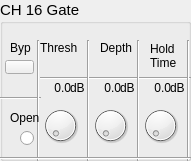
  <widget class="QGroupBox" name="groupBox_16">
   <property name="geometry">
    <rect>
     <x>750</x>
     <y>520</y>
     <width>191</width>
     <height>161</height>
    </rect>
   </property>
   <property name="font">
    <font>
     <pointsize>11</pointsize>
    </font>
   </property>
   <property name="title">
    <string>CH 16 Gate</string>
   </property>
   <widget class="QLabel" name="label_166">
    <property name="geometry">
     <rect>
      <x>10</x>
      <y>40</y>
      <width>21</width>
      <height>16</height>
     </rect>
    </property>
    <property name="font">
     <font>
      <pointsize>9</pointsize>
     </font>
    </property>
    <property name="text">
     <string>Byp</string>
    </property>
   </widget>
   <widget class="QLabel" name="label_167">
    <property name="geometry">
     <rect>
      <x>40</x>
      <y>40</y>
      <width>41</width>
      <height>16</height>
     </rect>
    </property>
    <property name="font">
     <font>
      <pointsize>9</pointsize>
     </font>
    </property>
    <property name="text">
     <string>Thresh</string>
    </property>
   </widget>
   <widget class="QLabel" name="label_168">
    <property name="geometry">
     <rect>
      <x>100</x>
      <y>40</y>
      <width>41</width>
      <height>16</height>
     </rect>
    </property>
    <property name="font">
     <font>
      <pointsize>9</pointsize>
     </font>
    </property>
    <property name="text">
     <string>Depth</string>
    </property>
   </widget>
   <widget class="QLabel" name="label_169">
    <property name="geometry">
     <rect>
      <x>150</x>
      <y>40</y>
      <width>31</width>
      <height>31</height>
     </rect>
    </property>
    <property name="font">
     <font>
      <pointsize>9</pointsize>
     </font>
    </property>
    <property name="text">
     <string>Hold
Time</string>
    </property>
   </widget>
   <widget class="Line" name="line_106">
    <property name="geometry">
     <rect>
      <x>40</x>
      <y>70</y>
      <width>151</width>
      <height>16</height>
     </rect>
    </property>
    <property name="orientation">
     <enum>Qt::Horizontal</enum>
    </property>
   </widget>
   <widget class="Line" name="line_107">
    <property name="geometry">
     <rect>
      <x>0</x>
      <y>90</y>
      <width>41</width>
      <height>16</height>
     </rect>
    </property>
    <property name="orientation">
     <enum>Qt::Horizontal</enum>
    </property>
   </widget>
   <widget class="Line" name="line_108">
    <property name="geometry">
     <rect>
      <x>30</x>
      <y>40</y>
      <width>16</width>
      <height>121</height>
     </rect>
    </property>
    <property name="orientation">
     <enum>Qt::Vertical</enum>
    </property>
   </widget>
   <widget class="Line" name="line_109">
    <property name="geometry">
     <rect>
      <x>80</x>
      <y>40</y>
      <width>16</width>
      <height>121</height>
     </rect>
    </property>
    <property name="orientation">
     <enum>Qt::Vertical</enum>
    </property>
   </widget>
   <widget class="Line" name="line_110">
    <property name="geometry">
     <rect>
      <x>130</x>
      <y>40</y>
      <width>16</width>
      <height>121</height>
     </rect>
    </property>
    <property name="orientation">
     <enum>Qt::Vertical</enum>
    </property>
   </widget>
   <widget class="Line" name="line_111">
    <property name="geometry">
     <rect>
      <x>180</x>
      <y>40</y>
      <width>16</width>
      <height>121</height>
     </rect>
    </property>
    <property name="orientation">
     <enum>Qt::Vertical</enum>
    </property>
   </widget>
   <widget class="OIDDial" name="dial_46">
    <property name="geometry">
     <rect>
      <x>40</x>
      <y>100</y>
      <width>41</width>
      <height>51</height>
     </rect>
    </property>
   </widget>
   <widget class="OIDDial" name="dial_47">
    <property name="geometry">
     <rect>
      <x>90</x>
      <y>100</y>
      <width>41</width>
      <height>51</height>
     </rect>
    </property>
   </widget>
   <widget class="OIDDial" name="dial_48">
    <property name="geometry">
     <rect>
      <x>140</x>
      <y>100</y>
      <width>41</width>
      <height>51</height>
     </rect>
    </property>
   </widget>
   <widget class="Line" name="line_112">
    <property name="geometry">
     <rect>
      <x>0</x>
      <y>150</y>
      <width>191</width>
      <height>16</height>
     </rect>
    </property>
    <property name="orientation">
     <enum>Qt::Horizontal</enum>
    </property>
   </widget>
   <widget class="QLabel" name="label_170">
    <property name="geometry">
     <rect>
      <x>70</x>
      <y>80</y>
      <width>16</width>
      <height>16</height>
     </rect>
    </property>
    <property name="font">
     <font>
      <pointsize>9</pointsize>
     </font>
    </property>
    <property name="text">
     <string>dB</string>
    </property>
   </widget>
   <widget class="QLabel" name="label_171">
    <property name="geometry">
     <rect>
      <x>120</x>
      <y>80</y>
      <width>16</width>
      <height>16</height>
     </rect>
    </property>
    <property name="font">
     <font>
      <pointsize>9</pointsize>
     </font>
    </property>
    <property name="text">
     <string>dB</string>
    </property>
   </widget>
   <widget class="QLabel" name="label_172">
    <property name="geometry">
     <rect>
      <x>170</x>
      <y>80</y>
      <width>16</width>
      <height>16</height>
     </rect>
    </property>
    <property name="font">
     <font>
      <pointsize>9</pointsize>
     </font>
    </property>
    <property name="text">
     <string>dB</string>
    </property>
   </widget>
   <widget class="QLabel" name="ls46">
    <property name="geometry">
     <rect>
      <x>40</x>
      <y>80</y>
      <width>31</width>
      <height>16</height>
     </rect>
    </property>
    <property name="font">
     <font>
      <pointsize>9</pointsize>
     </font>
    </property>
    <property name="text">
     <string>0.0</string>
    </property>
    <property name="alignment">
     <set>Qt::AlignRight|Qt::AlignTrailing|Qt::AlignVCenter</set>
    </property>
   </widget>
   <widget class="QLabel" name="ls47">
    <property name="geometry">
     <rect>
      <x>90</x>
      <y>80</y>
      <width>31</width>
      <height>16</height>
     </rect>
    </property>
    <property name="font">
     <font>
      <pointsize>9</pointsize>
     </font>
    </property>
    <property name="text">
     <string>0.0</string>
    </property>
    <property name="alignment">
     <set>Qt::AlignRight|Qt::AlignTrailing|Qt::AlignVCenter</set>
    </property>
   </widget>
   <widget class="QLabel" name="ls48">
    <property name="geometry">
     <rect>
      <x>140</x>
      <y>80</y>
      <width>31</width>
      <height>16</height>
     </rect>
    </property>
    <property name="font">
     <font>
      <pointsize>9</pointsize>
     </font>
    </property>
    <property name="text">
     <string>0.0</string>
    </property>
    <property name="alignment">
     <set>Qt::AlignRight|Qt::AlignTrailing|Qt::AlignVCenter</set>
    </property>
   </widget>
   <widget class="QLabel" name="label_176">
    <property name="geometry">
     <rect>
      <x>10</x>
      <y>110</y>
      <width>31</width>
      <height>16</height>
     </rect>
    </property>
    <property name="font">
     <font>
      <pointsize>9</pointsize>
     </font>
    </property>
    <property name="text">
     <string>Open</string>
    </property>
   </widget>
   <widget class="QRadioButton" name="radioButton_16">
    <property name="geometry">
     <rect>
      <x>20</x>
      <y>130</y>
      <width>16</width>
      <height>16</height>
     </rect>
    </property>
    <property name="text">
     <string/>
    </property>
   </widget>
   <widget class="OIDStatePushBtn" name="bypass16">
    <property name="geometry">
     <rect>
      <x>5</x>
      <y>60</y>
      <width>29</width>
      <height>14</height>
     </rect>
    </property>
    <property name="text">
     <string/>
    </property>
    <property name="checkable">
     <bool>true</bool>
    </property>
   </widget>
  </widget>
